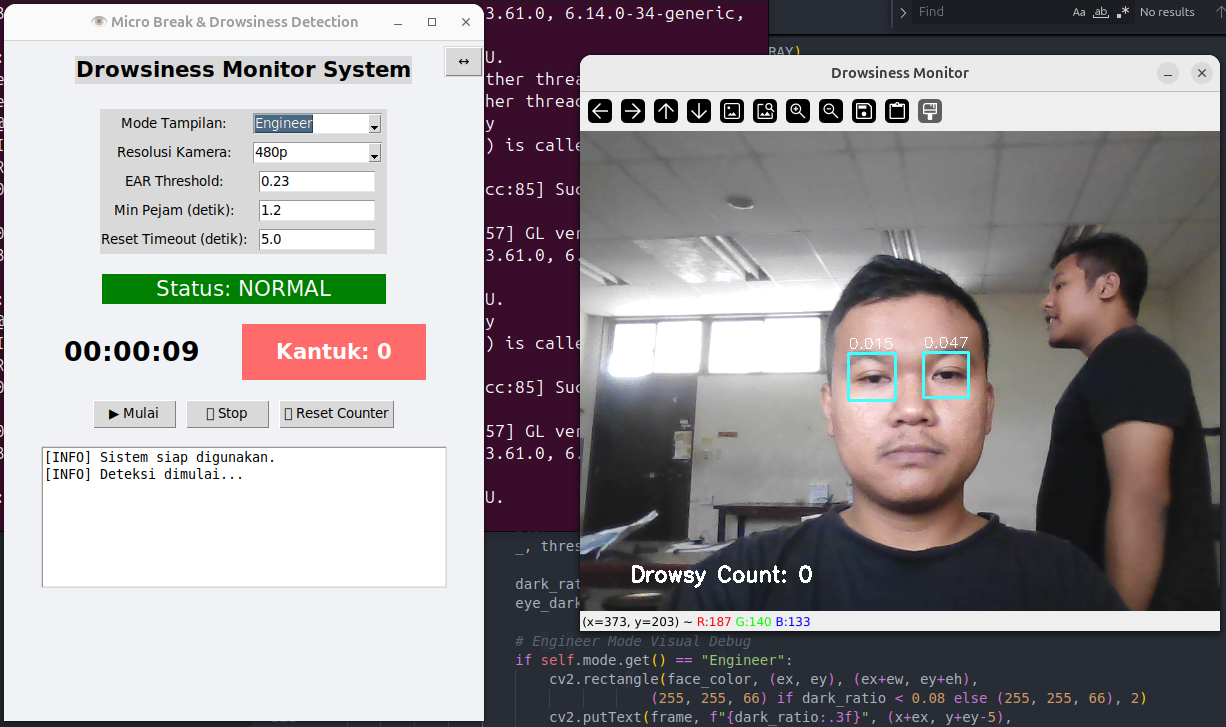
#> input picture Assets/Harcasecade1.png, 1226 x 727 px, given in place of the camera
$ python 'add alarm alert with sound.py'
#> lines starting #> are read from the running program, lines starting #| are printed output that depends on the picture
import cv2
import winsound
import time

# load classifier wajah dan mata
face_cascade = cv2.CascadeClassifier(cv2.data.haarcascades + 'haarcascade_frontalface_default.xml')
eye_cascade = cv2.CascadeClassifier(cv2.data.haarcascades + 'haarcascade_eye.xml')

cam = cv2.VideoCapture(0)

no_eye_start = None
last_beep_time = 0
alarm_delay = 3  # mata tertutup nya brp dtk
beep_interval = 1  # jeda antar beep nya brp dtk

while True:
    ret, frame = cam.read()
#> frame is the input picture: shape (727, 1226, 3); mean B, G, R 152.1, 149.9, 154.4
    if not ret:
        break

    # size frame
    frame = cv2.resize(frame, (360, 240))
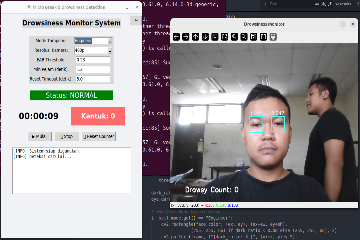
#> frame: shape (240, 360, 3); mean B, G, R 152, 149.7, 154.2
    gray = cv2.cvtColor(frame, cv2.COLOR_BGR2GRAY)
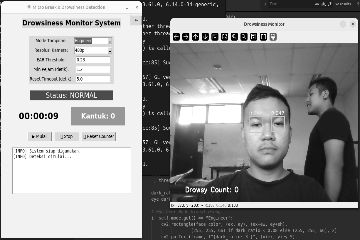
#> gray: shape (240, 360); min 0, max 255, mean 151.4

    # deteksi wajah
    faces = face_cascade.detectMultiScale(gray, 1.3, 5)
#> faces = [[239, 101, 58, 58]]
    eyes_detected = False

    for (x, y, w, h) in faces:
        roi_gray = gray[y:y + h, x:x + w]
        roi_color = frame[y:y + h, x:x + w]

        eyes = eye_cascade.detectMultiScale(roi_gray, 1.1, 4)
        for (ex, ey, ew, eh) in eyes:
            cv2.rectangle(roi_color, (ex, ey), (ex + ew, ey + eh), (0, 255, 0), 2)
        if len(eyes) > 0:
            eyes_detected = True
#> this loop made 1 pass
#> pass 1, `roi_gray = gray[y:y + h, x:x + w]`:
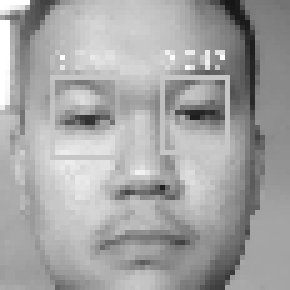
#> roi_gray: shape (58, 58) (shown 5 times larger); min 22, max 255, mean 164.4
#> pass 1, `roi_color = frame[y:y + h, x:x + w]`:
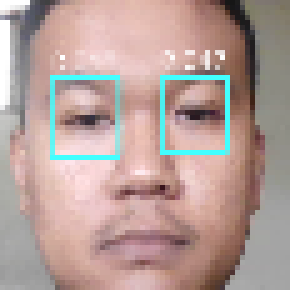
#> roi_color: shape (58, 58, 3) (shown 5 times larger); mean B, G, R 152.9, 158.4, 180.5

    # logika alarm
    current_time = time.time()
    if not eyes_detected:
        if no_eye_start is None:
            no_eye_start = current_time
        elif current_time - no_eye_start > alarm_delay:
            # beep hanya kalau sudah lewat 1 dtk dari beep terakhir
            if current_time - last_beep_time >= beep_interval:
                winsound.Beep(1000, 700)  # frekuensi 1000Hz, durasi 0.7 dtk
                last_beep_time = current_time
                print("⚠️ KAMU NGANTUK BRO")
    else:
        no_eye_start = None  # reset
        last_beep_time = 0

    cv2.imshow('Deteksi Mata Ngantuk', frame)

    if cv2.waitKey(1) & 0xFF == ord('q'):
#> (key q is pressed here)
        break

cam.release()
cv2.destroyAllWindows()

$ run again, on Assets/Harcasecade3.png
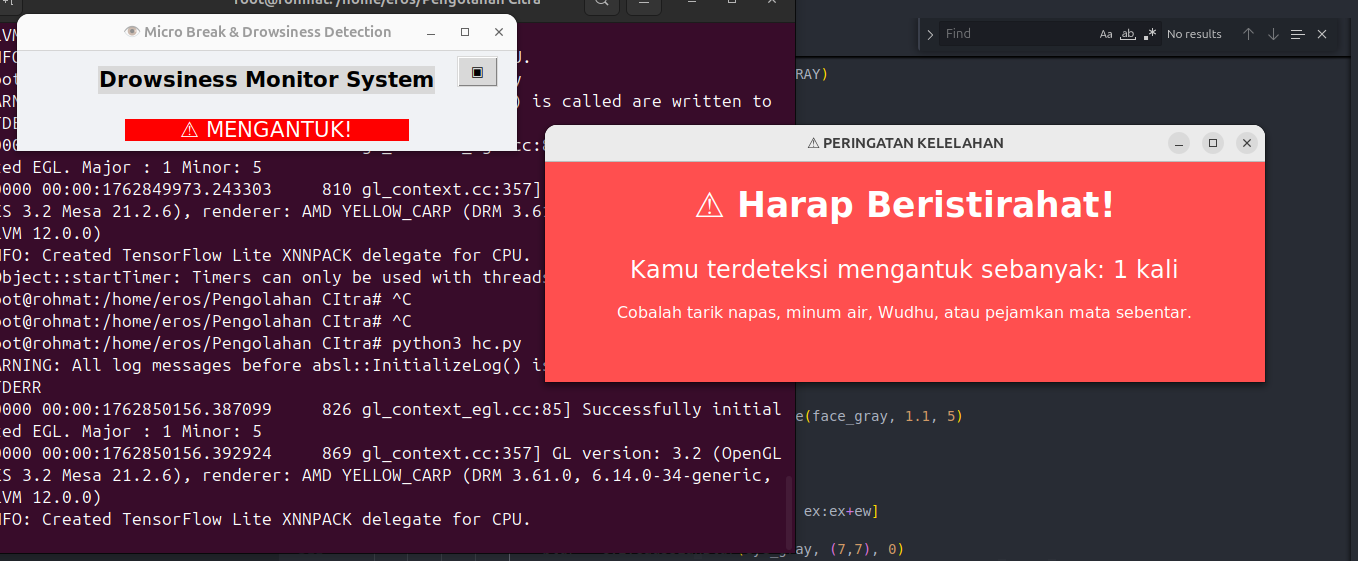
#> input picture Assets/Harcasecade3.png, 1358 x 561 px, given in place of the camera
#> frame is the input picture: shape (561, 1358, 3); mean B, G, R 81.6, 68.8, 119.7
#> `frame = cv2.resize(frame, (360, 240))`:
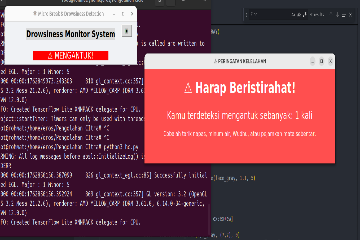
#> frame: shape (240, 360, 3); mean B, G, R 81.7, 68.9, 119.6
#> `gray = cv2.cvtColor(frame, cv2.COLOR_BGR2GRAY)`:
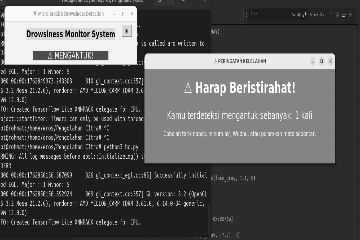
#> gray: shape (240, 360); min 0, max 255, mean 85.8
#> faces = ()

$ run again, on Assets/Harcasecade4.png
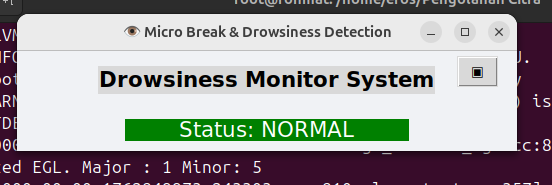
#> input picture Assets/Harcasecade4.png, 552 x 185 px, given in place of the camera
#> frame is the input picture: shape (185, 552, 3); mean B, G, R 156.1, 155.3, 157.6
#> `frame = cv2.resize(frame, (360, 240))`:
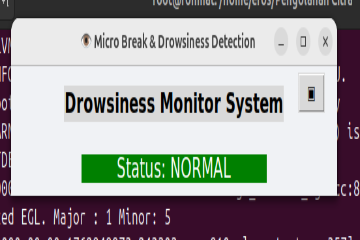
#> frame: shape (240, 360, 3); mean B, G, R 155.9, 155.1, 157.5
#> `gray = cv2.cvtColor(frame, cv2.COLOR_BGR2GRAY)`:
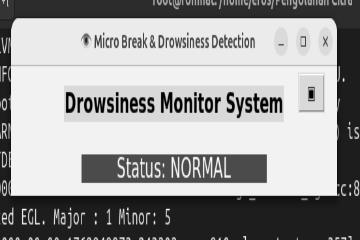
#> gray: shape (240, 360); min 0, max 255, mean 156
#> faces = ()
